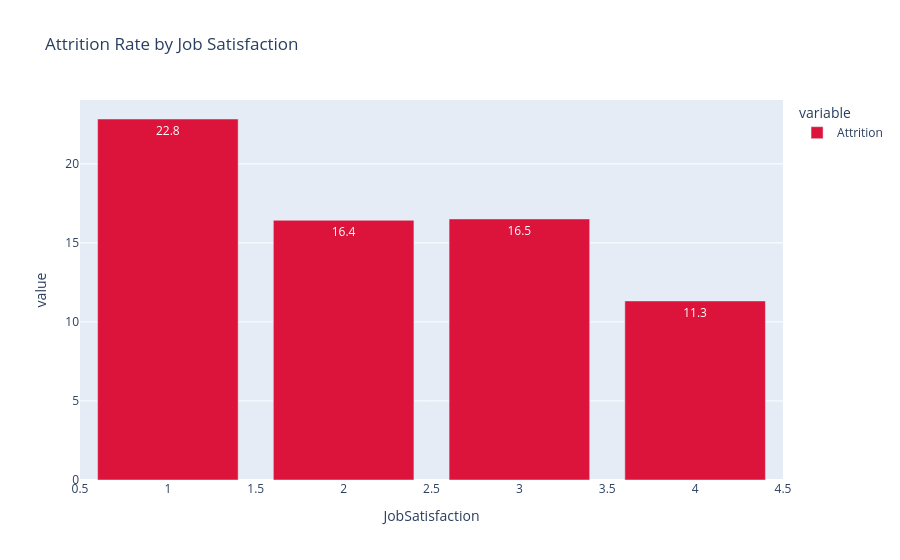

The code cell stored with this chart in its notebook:
### Code cell
fig = px.bar(
    job_satisfaction,
    text_auto=".1f",
    title="Attrition Rate by Job Satisfaction"
)

fig.update_traces(marker_color="crimson")
fig.show()

### Figure 1 — Plotly figure (JSON) as saved in the notebook; plotly's stock layout.template omitted (floating-point values rounded to 4 significant figures)
{"data": [{"hovertemplate": "variable=Attrition<br>JobSatisfaction=%{x}<br>value=%{y}<extra></extra>", "legendgroup": "Attrition", "marker": {"color": "crimson", "pattern": {"shape": ""}}, "name": "Attrition", "orientation": "v", "showlegend": true, "textposition": "auto", "texttemplate": "%{y:.1f}", "type": "bar", "x": [1, 2, 3, 4], "xaxis": "x", "y": [22.84, 16.43, 16.52, 11.33], "yaxis": "y"}], "layout": {"barmode": "relative", "legend": {"title": {"text": "variable"}, "tracegroupgap": 0}, "title": {"text": "Attrition Rate by Job Satisfaction"}, "xaxis": {"anchor": "y", "domain": [0, 1], "title": {"text": "JobSatisfaction"}}, "yaxis": {"anchor": "x", "domain": [0, 1], "title": {"text": "value"}}}}
